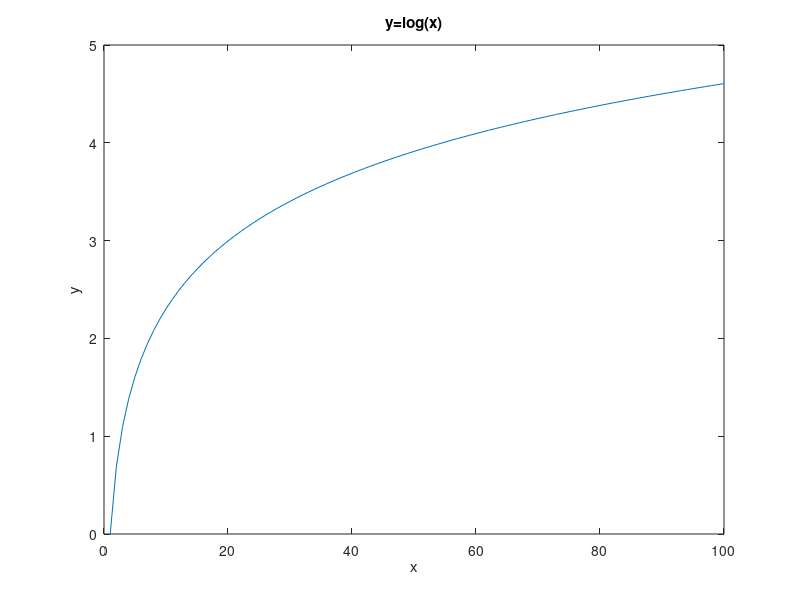

Write MATLAB code to recreate this figure.
% exercise 1
exe1 = factorial(15)
% exercise 2
A = [16 3 2 13; 5 10 11 8; 9 6 7 12; 4 15 14 1]
B = eye(4,4)
% exercise 3
exe3 = sum(A(:,3))
% exercise 4
exe4 = A(:,1:2:size(A, 2))
% exercise 5
exe5_rand_col = A(:,randperm(4,2))
exe5_rand_row = A(randperm(4,3),:)
% exercise 6
exe6_sum_row = sum(A,2)
exe6_sum_col = sum(A,1)
exe6_sum_diag_1 = sum(diag(A))
exe6_sum_diag_2 = sum(diag(A(1:end,end:-1:1))) %need to rotate the matrix
exe6_sorted = sort(A')'
% exercise 7
exe7_1 = A * B
exe7_2 = A .* B
% exercise 8
exe8 = sum(sum(A > 10))
% exercise 9
exe9 = 1:100;
plot(exe9, log(exe9))
title("y=log(x)")
xlabel("x");
ylabel("y");
% exercise 10
for i=1:4
    for j=1:4
        B(i,j) = 1/A(i,j);
    end
end
exe10_1_for = sum(B)
exe10_2_nofor = sum(1./A)
% exercise 11
% all datapoints in train set and test set range from 0 to 1
% x = rand(1,2);
% A = rand(10,2);
% exe11 = SortDist(x,A)
